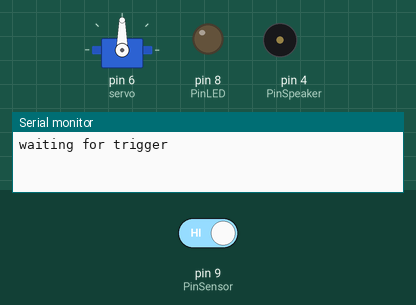
Recording of a sketch running on a simulated Arduino Uno, built with avr-gcc and run on an emulated ATmega328P. Shown: servo, output pins drawn as LEDs (lit = HIGH), buzzer (waves = sounding, pin HIGH), the last lines printed to the serial monitor. The test bench sets the inputs (shaded band); at power-on: pin 9 (PinSensor) HIGH.

Above: at 1.2 s.
1.3 s: pin 9 (PinSensor) driven LOW
At 6.2 s:
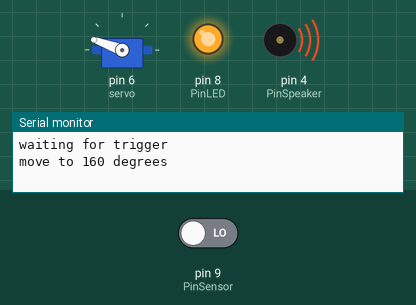
At 15.4 s:
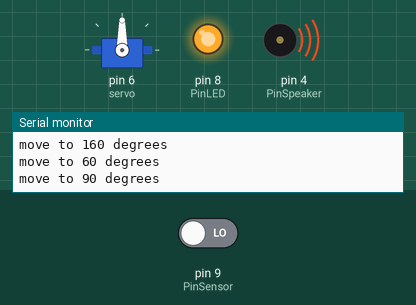
Timing chart, 0 to 19.3 s (numbered marks = the images above; inputs shaded):
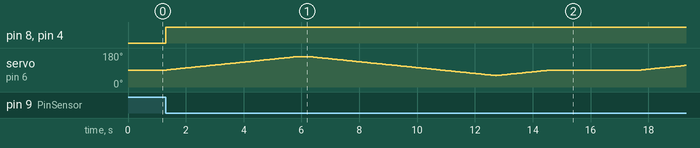

Measured:
- after the input at 1.3 s, pin 8 (PinLED), pin 4 (PinSpeaker): LOW → HIGH at once

The sketch:

ServoAnimatronic2.ino
```cpp
#include <VarSpeedServo.h>

VarSpeedServo servo;
# define PinLED       8 //This is your defining code. Change the pin numbers based on what you connected things to
# define PinSpeaker   4
# define PinSensor    9
boolean deviceOn = false;
enum states
{
  WAIT_FOR_TRIGGER,
  MOVE_TO_160_DEGREES,
  WAIT1,
  MOVE_TO_60_DEGREES,
  WAIT2,
  WAIT3,
  MOVE_TO_90_DEGREES,
};

const unsigned long wait1Period = 5000;
const unsigned long wait2Period = 5000;
const unsigned long wait3Period = 5000;
const unsigned long movementPeriod = 30000; //Adjust these if needed, The arduino counts in milliseconds, So the waits are 5 seconds each, and the movement time is 30
unsigned long currentTime;
unsigned long shortPeriodStartTime;
unsigned long movementPeriodStartTime;

byte currentState = WAIT_FOR_TRIGGER;
int pos = 90;
void setup()
{
  Serial.begin(115200);
  pinMode(PinSensor, INPUT_PULLUP);
  Serial.println("waiting for trigger");
  servo.attach(6);
  digitalWrite (PinLED,    LOW);
  pinMode(PinSpeaker, OUTPUT);
  pinMode(PinLED, OUTPUT);

}
// -----------------------------------------------------------------------------
struct Timer {
  byte           pin;
  unsigned long  duration;
  bool           on;
};

Timer timers [] = {
  { PinLED, 30000 }, //Change these based on how long you want the LED and sensor to be on for. In most cases it should be the same as movement period.
  { PinSpeaker,    30000 }
};

#define N_TIMERS    (sizeof(timers)/sizeof(Timer))

// -----------------------------------------------------------------------------
void loop()
{
  static unsigned long msecLst;
  unsigned long msec = millis ();

  // Enable timed outputs
  if ((digitalRead(PinSensor) == LOW) && (deviceOn == false))  {
    deviceOn = true;
    msecLst = msec;
    for (unsigned n = 0; n < N_TIMERS; n++)  {
      timers [n].on = true;
      digitalWrite (timers [n].pin, HIGH);
    }
  }

  // Turn off timed outputs when duration expired
  Timer *t = timers;
  for (unsigned n = 0; n < N_TIMERS; n++, t++)  {
    if (t->on && (msec - msecLst) > t->duration)  {
      digitalWrite (t->pin, LOW);
      t->on = false;

    }
  }


  currentTime = millis();
  switch (currentState)
  {
    case WAIT_FOR_TRIGGER:
      if ((digitalRead(PinSensor) == LOW) && (deviceOn == true   ))
      {
        currentState = MOVE_TO_160_DEGREES;
        movementPeriodStartTime = currentTime;
      }
      break;
    case MOVE_TO_160_DEGREES:
      Serial.println("move to 160 degrees");
      servo.write(160, 10, true); //160 is angle, and 10 is speed. Change those however you wish.
      shortPeriodStartTime = currentTime;
      currentState = WAIT1;

      break;
    case WAIT1:
      deviceOn = true;
      if (currentTime - shortPeriodStartTime >= wait1Period)
      {
        currentState = MOVE_TO_60_DEGREES;
      }
      checkMovementPeriod();
      break;
    case MOVE_TO_60_DEGREES:
      Serial.println("move to 60 degrees");
      servo.write(60, 10, true);
      shortPeriodStartTime = currentTime;
      currentState = WAIT3;
      break;
    case WAIT3:
      if (currentTime - shortPeriodStartTime >= wait3Period)
      {
        currentState = MOVE_TO_90_DEGREES;
      }
      checkMovementPeriod();
      break;
    case MOVE_TO_90_DEGREES:
      Serial.println("move to 90 degrees");
      servo.write(90, 10, true);
      shortPeriodStartTime = currentTime;
      currentState = WAIT2;
      break;
    case WAIT2:
      deviceOn = true;
      if (currentTime - shortPeriodStartTime >= wait1Period)
      {
        currentState = MOVE_TO_160_DEGREES;
      }
      checkMovementPeriod();

      break;

  };

}


void checkMovementPeriod()
{
  if (currentTime - movementPeriodStartTime >= movementPeriod)
  { deviceOn = false;
    Serial.println("movement  period ended");
    Serial.println("waiting for trigger");
    currentState = WAIT_FOR_TRIGGER;
  }

}
```
